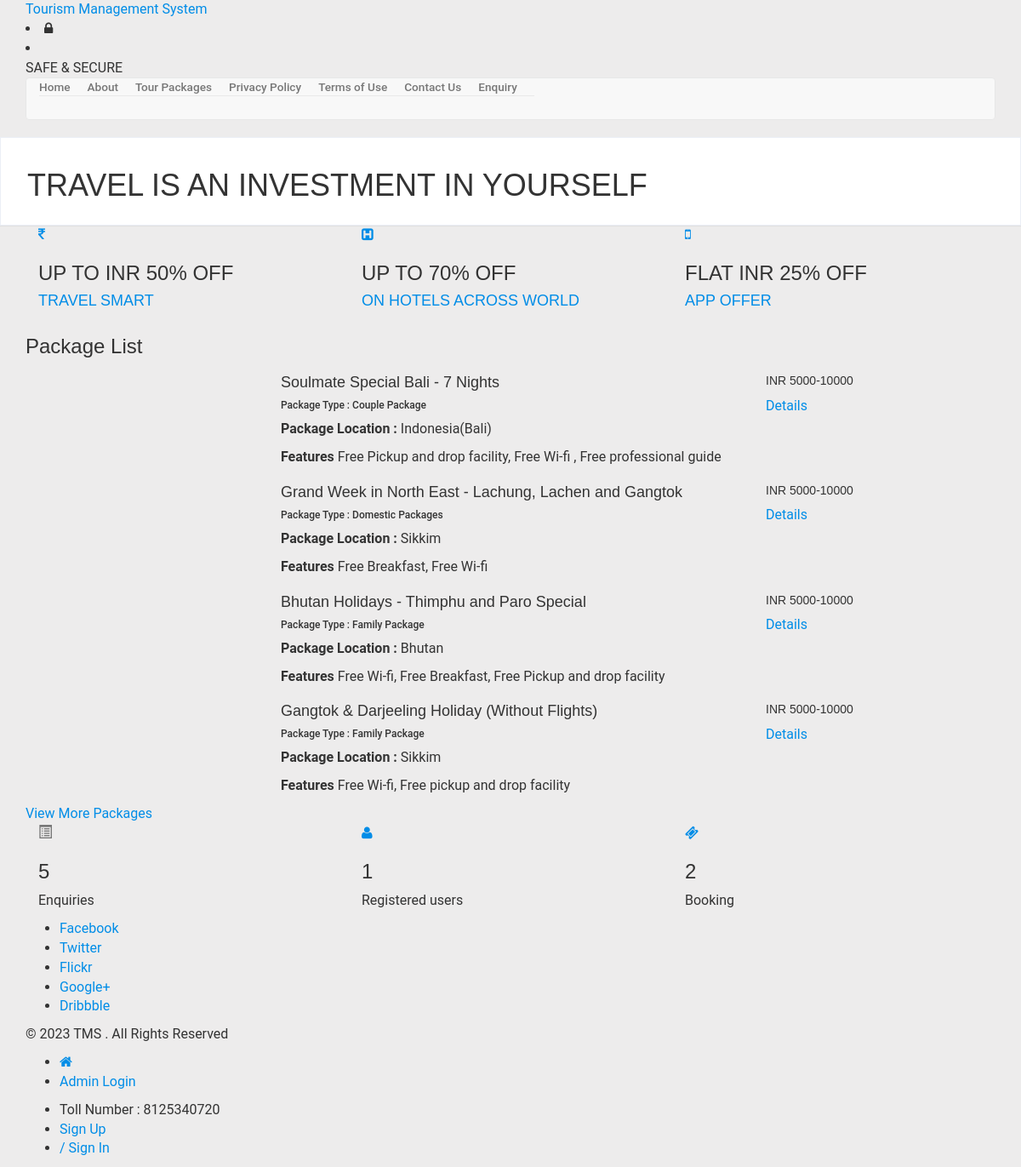
The page / on the database its author committed.
### tables this page shows
CREATE TABLE `tbltourpackages` (
  `PackageId` int(11) NOT NULL,
  `PackageName` varchar(200) DEFAULT NULL,
  `PackageType` varchar(150) DEFAULT NULL,
  `PackageLocation` varchar(100) DEFAULT NULL,
  `PackagePrice` varchar(1000) DEFAULT NULL,
  `PackageFetures` varchar(255) DEFAULT NULL,
  `PackageDetails` mediumtext DEFAULT NULL,
  `PackageImage` varchar(100) DEFAULT NULL,
  `Creationdate` timestamp NULL DEFAULT current_timestamp(),
  `UpdationDate` timestamp NULL DEFAULT NULL ON UPDATE current_timestamp()
);

### index.php (the view, shortened to what this page needs)
<?php
include('includes/config.php');
?>
<!DOCTYPE HTML>
<html>
<head>
<link href="css/bootstrap.css" rel='stylesheet' type='text/css' />
<link href="css/style.css" rel='stylesheet' type='text/css' />
<link href="css/font-awesome.css" rel="stylesheet">
<link href="css/animate.css" rel="stylesheet" type="text/css" media="all">
</head>
<body>
<?php include('includes/header.php');?>
<div class="banner">
	<div class="container">
		<h1 class="wow zoomIn animated animated" data-wow-delay=".5s" style="visibility: visible; animation-delay: 0.5s; animation-name: zoomIn;"> TRAVEL IS AN INVESTMENT IN YOURSELF </h1>
	</div>
</div>
<div class="container">
	<div class="rupes">
		<div class="col-md-4 rupes-left wow fadeInDown animated animated" data-wow-delay=".5s" style="visibility: visible; animation-delay: 0.5s; animation-name: fadeInDown;">
			<div class="rup-left">
				<a href="#"><i class="fa fa-rupee"></i></a>
			</div>
			<div class="rup-rgt">
				<h3>UP TO INR 50% OFF</h3>
				<h4><a href="offers.html">TRAVEL SMART</a></h4>
			</div>
		</div>
		<div class="col-md-4 rupes-left wow fadeInDown animated animated" data-wow-delay=".5s" style="visibility: visible; animation-delay: 0.5s; animation-name: fadeInDown;">
			<div class="rup-left">
				<a href="#"><i class="fa fa-h-square"></i></a>
			</div>
			<div class="rup-rgt">
				<h3>UP TO 70% OFF</h3>
				<h4><a href="#">ON HOTELS ACROSS WORLD</a></h4>
			</div>
		</div>
		<div class="col-md-4 rupes-left wow fadeInDown animated animated" data-wow-delay=".5s" style="visibility: visible; animation-delay: 0.5s; animation-name: fadeInDown;">
			<div class="rup-left">
				<a href="offers.html"><i class="fa fa-mobile"></i></a>
			</div>
			<div class="rup-rgt">
				<h3>FLAT INR 25% OFF</h3>
				<h4><a href="offers.html">APP OFFER</a></h4>
			</div>
		</div>
	</div>
</div>
<div class="container">
	<div class="holiday">
	<h3>Package List</h3>
<?php $sql = "SELECT * from tbltourpackages order by rand() limit 4";
$query = $dbh->prepare($sql);
$query->execute();
$results=$query->fetchAll(PDO::FETCH_OBJ);
if($query->rowCount() > 0)
{
foreach($results as $result)
{	?>
			<div class="rom-btm">
				<div class="col-md-3 room-left wow fadeInLeft animated" data-wow-delay=".5s">
				</div>
				<div class="col-md-6 room-midle wow fadeInUp animated" data-wow-delay=".5s">
					<h4><?php echo htmlentities($result->PackageName);?></h4>
					<h6>Package Type : <?php echo htmlentities($result->PackageType);?></h6>
					<p><b>Package Location :</b> <?php echo htmlentities($result->PackageLocation);?></p>
					<p><b>Features</b> <?php echo htmlentities($result->PackageFetures);?></p>
				</div>
				<div class="col-md-3 room-right wow fadeInRight animated" data-wow-delay=".5s">
					<h5>INR <?php echo htmlentities($result->PackagePrice);?></h5>
					<a href="package-details.php?pkgid=<?php echo htmlentities($result->PackageId);?>" class="view">Details</a>
				</div>
				<div class="clearfix"></div>
			</div>
<?php }} ?>
<div><a href="package-list.php" class="view">View More Packages</a></div>
</div>
	</div>
<div class="routes">
	<div class="container">
		<div class="col-md-4 routes-left wow fadeInRight animated" data-wow-delay=".5s">
			<div class="rou-left">
				<a href="#"><i class="glyphicon glyphicon-list-alt"></i></a>
			</div>
			<div class="rou-rgt wow fadeInDown animated" data-wow-delay=".5s">
				<h3>5</h3>
				<p>Enquiries</p>
			</div>
		</div>
		<div class="col-md-4 routes-left">
			<div class="rou-left">
				<a href="#"><i class="fa fa-user"></i></a>
			</div>
			<div class="rou-rgt">
				<h3>1</h3>
				<p>Registered users</p>
			</div>
		</div>
		<div class="col-md-4 routes-left wow fadeInRight animated" data-wow-delay=".5s">
			<div class="rou-left">
				<a href="#"><i class="fa fa-ticket"></i></a>
			</div>
			<div class="rou-rgt">
				<h3>2</h3>
				<p>Booking</p>
			</div>
		</div>
		<div class="clearfix"></div>
	</div>
</div>
<?php include('includes/footer.php');?>
<div class="top-header">
	<div class="container">
		<ul class="tp-hd-lft wow fadeInLeft animated" data-wow-delay=".5s">
			<li class="hm"><a href="index.php"><i class="fa fa-home"></i></a></li>
				<li class="hm"><a href="admin/index.php">Admin Login</a></li>
		</ul>
		<ul class="tp-hd-rgt wow fadeInRight animated" data-wow-delay=".5s">
			<li class="tol">Toll Number : 8125340720</li>
			<li class="sig"><a href="#" data-toggle="modal" data-target="#myModal" >Sign Up</a></li>
			<li class="sigi"><a href="#" data-toggle="modal" data-target="#myModal4" >/ Sign In</a></li>
        </ul>
	</div>
</div>
</body>
</html>

### rows shown on the page
tbltourpackages: PackageName "Soulmate Special Bali - 7 Nights", PackageType "Couple Package", PackageLocation "Indonesia(Bali)", PackageFetures "Free Pickup and drop facility, Free Wi-fi , Free professional guide", PackagePrice "5000-10000"
tbltourpackages: PackageName "Grand Week in North East - Lachung, Lachen and Gangtok", PackageType "Domestic Packages", PackageLocation "Sikkim", PackageFetures "Free Breakfast, Free Wi-fi", PackagePrice "5000-10000"
tbltourpackages: PackageName "Bhutan Holidays - Thimphu and Paro Special", PackageType "Family Package", PackageLocation "Bhutan", PackageFetures "Free Wi-fi, Free Breakfast, Free Pickup and drop facility", PackagePrice "5000-10000"
tbltourpackages: PackageName "Gangtok & Darjeeling Holiday (Without Flights)", PackageType "Family Package", PackageLocation "Sikkim", PackageFetures "Free Wi-fi, Free pickup and drop facility", PackagePrice "5000-10000"
